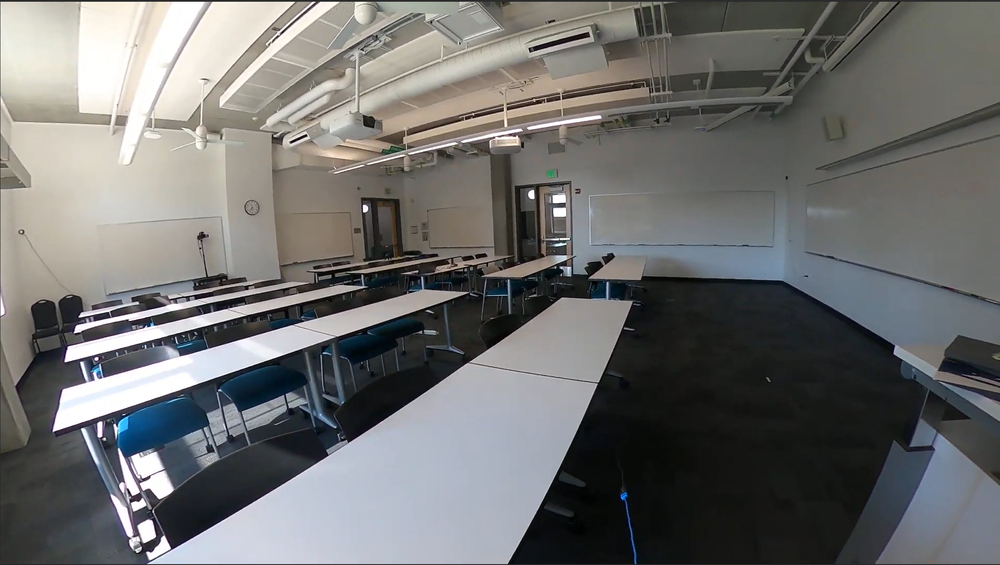
#> input picture room.png, 1000 x 565 px, shrunk from 2303 x 1302 before the run
$ python PhotoDraw.py
#> lines starting #> are read from the running program, lines starting #| are printed output that depends on the picture
import cv2
import numpy as np
import matplotlib.pyplot as plt
from shapely.geometry import LineString
from shapely.ops import unary_union, linemerge


# ------------------------------------------------------------
# STEP 1 — LOAD + PREPROCESS
# ------------------------------------------------------------
image_path = "room.png"
img = cv2.imread(image_path)
#> img is the input picture: shape (565, 1000, 3); mean B, G, R 110.5, 111.4, 111.1

gray = cv2.cvtColor(img, cv2.COLOR_BGR2GRAY)
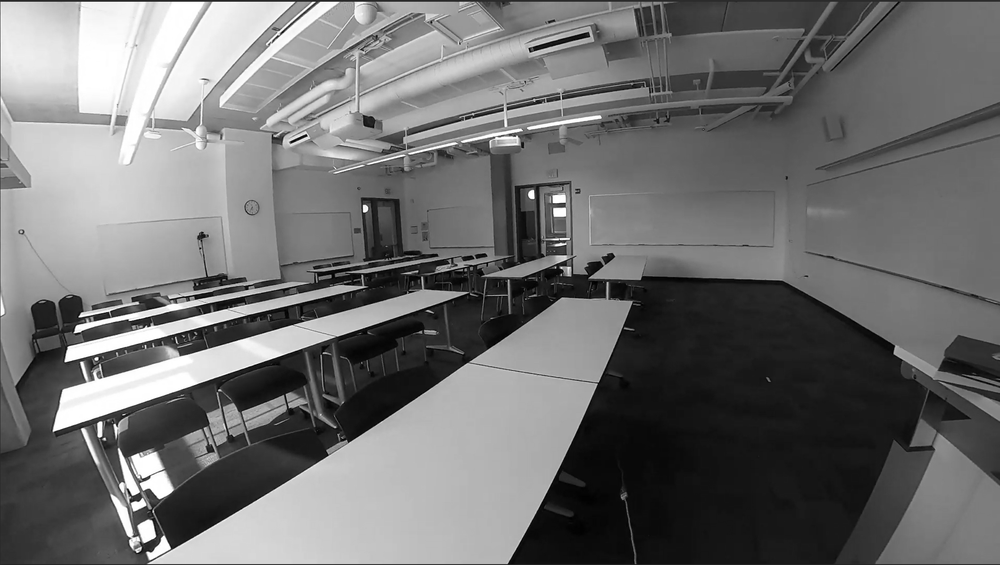
#> gray: shape (565, 1000); min 0, max 255, mean 111.2
blur = cv2.GaussianBlur(gray, (5, 5), 0)
edges = cv2.Canny(blur, 50, 150)
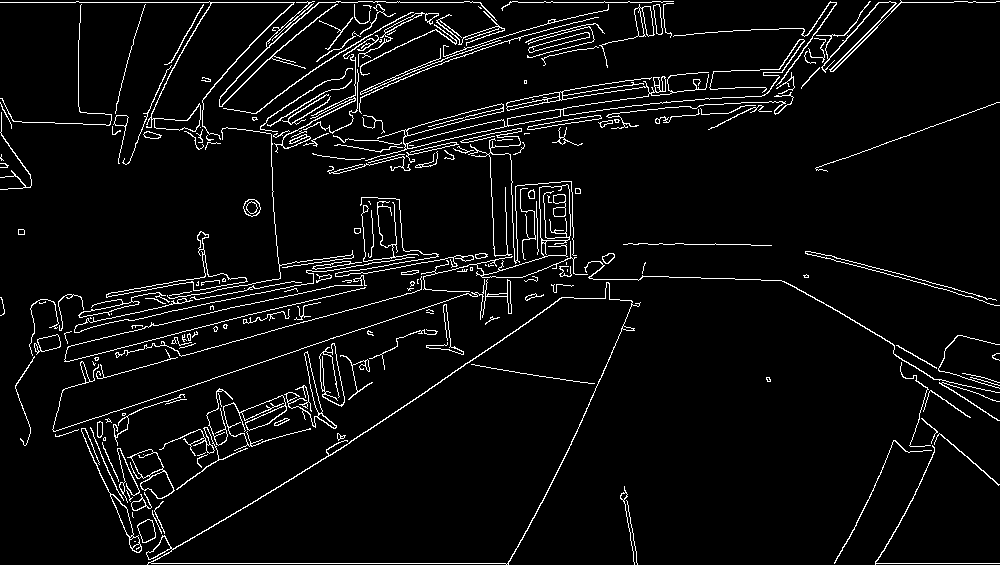
#> edges: shape (565, 1000); 5% white in thin lines or dots


# ------------------------------------------------------------
# STEP 2 — DETECT LINE SEGMENTS (walls)
# ------------------------------------------------------------
lines = cv2.HoughLinesP(
    edges,
    rho=1,
    theta=np.pi/180,
    threshold=80,
    minLineLength=50,
    maxLineGap=15
)
#> lines = 167 rows, first 6: [148, 563, 508, 563], [0, 2, 480, 2], [330, 455, 542, 312], [815, 168, 998, 102], [452, 265, 573, 235], [68, 346, 329, 286]

if lines is None:
    raise ValueError("No lines detected — try adjusting parameters or using a clearer image.")


# ------------------------------------------------------------
# STEP 3 — MERGE + CLEAN LINES USING SHAPELY
# ------------------------------------------------------------
line_segments = []

for line in lines:
    x1, y1, x2, y2 = line[0]
    line_segments.append(LineString([(x1, y1), (x2, y2)]))
#> this loop made 167 passes
#> after the loop, line_segments = 167 items

# Combine touching/overlapping segments
merged = linemerge(unary_union(line_segments))

# Ensure list format
if isinstance(merged, LineString):
    merged = [merged]
else:
#> (the run stopped early here; a loop or call above may not have finished)
